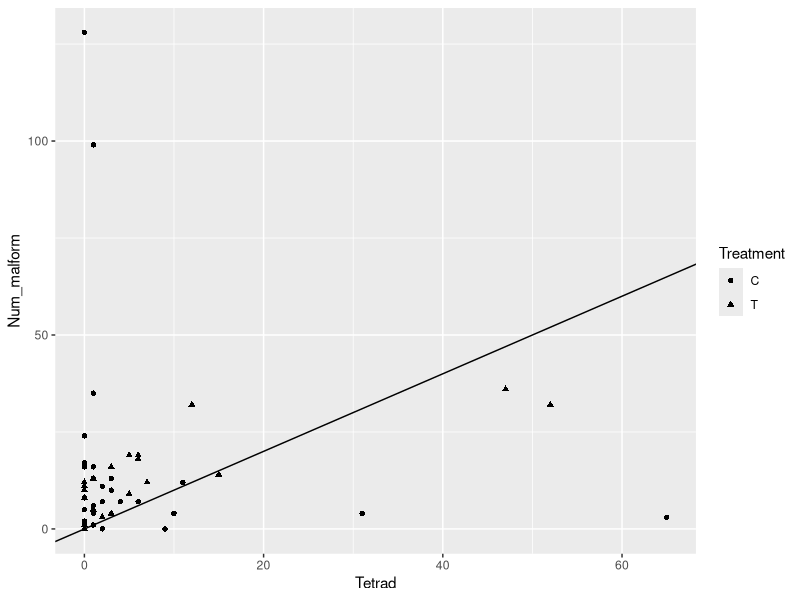
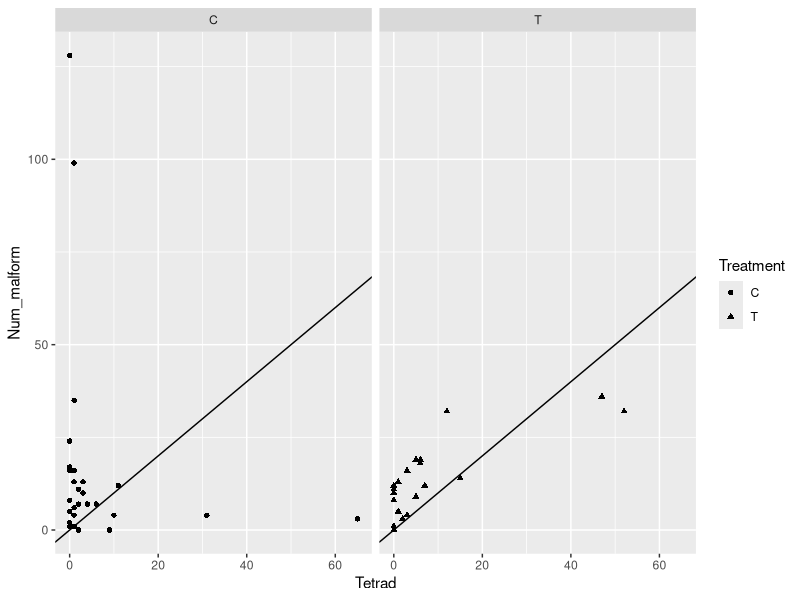
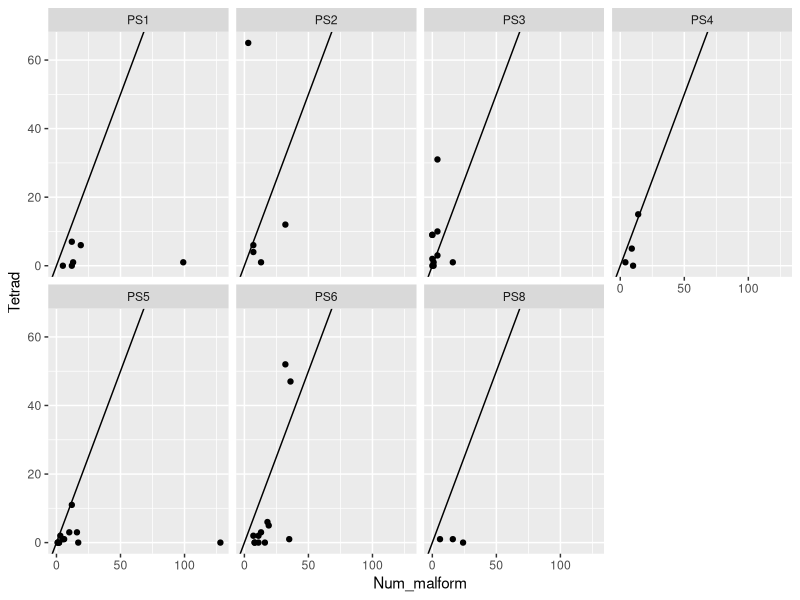

Reproduce these figures in R, in order. (Note: this script raises an error after producing the figures.)
library(tidyverse)
library(readxl)

df <- read_excel("data/Pollen data.xlsx")

Pollen_data <- df %>%
  mutate(
    Tree = substring(Sample, 0, 3),   # Create column for tree number
    Frame = substring(Sample, 5, 5),   # Create column for frame number
    Treatment_full = substring(Sample, 7, 8), # Create column for treatment type with number
    Treatment = substring(Sample, 7, 7), # Create column for treatment type 
    Malformation_rate = Num_malform/600,
    Mean_tetrad_rate = Tetrad/600,
    
  )




c_tetrad <- Pollen_data %>% #Data from control
  filter(Treatment == 'C')

t_data <- Pollen_data %>% #Data from UV-B treatment        
  filter(Treatment == 'T') 



# Scatterplots

ggplot(Pollen_data, aes(Tetrad, Num_malform,)) +   #Both control and UV-B treatment in one
  geom_point(aes(shape = Treatment)) +
  geom_abline()

ggplot(Pollen_data, aes(Tetrad, Num_malform,)) +   #Facet wrap of control and UV-B treatment
  geom_point(aes(shape = Treatment)) +
  geom_abline() +
  facet_wrap(~ Treatment, nrow=1)

ggplot(Pollen_data, aes(Num_malform, Tetrad)) +
  geom_point() +
  geom_abline() +
  facet_wrap(~ Tree, nrow = 2)

# Correlation tests

cor.test(Pollen_data$Num_malform, Pollen_data$Tetrad, #All data
         alternative = "greater", 
         method = "kendall")

cor.test(t_data$Num_malform, t_data$Tetrad, #Only control data
         alternative = "greater",
         method = "kendall")

cor.test(c_data$Num_malform, c_data$Tetrad, # Only treatment data
         alternative = "greater", 
         method = "kendall")

  
#Boxplots

ggplot(Pollen_data ,aes(Treatment, Tetrad, group = Treatment)) +#Comparison of tetrads
  geom_boxplot()

ggplot(Pollen_data ,aes(Treatment, Num_malform, group = Treatment)) +  #Comparison of malformations
  geom_boxplot()

ggplot(Pollen_data ,aes(Frame, Num_malform, group = Frame)) + # Comparison between frames with regards to number of malformations
  geom_boxplot()

ggplot(Pollen_data ,aes(Frame, Tetrad, group = Frame)) + # Comparison of frames in regards to tetrads
  geom_boxplot()

